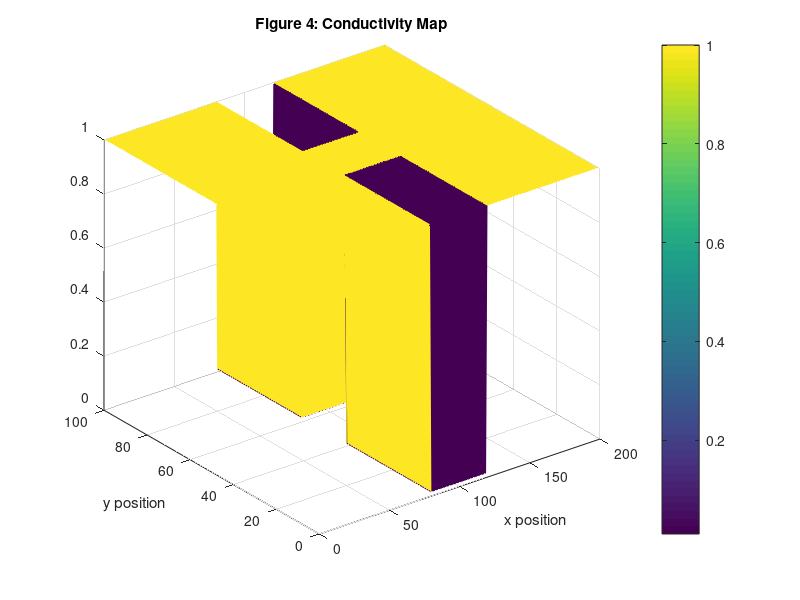

MATLAB code to generate this figure: (Note: this script raises an error after producing the figure.)
function box_potential_2a

% clc;
% clear all;
% close all;

%Program Parameters
nx=200;
ny=100;
V0=1;

%Variables
sigma_box=1e-2;
sigma_main=1;
cMap=ones(ny,nx);
B=zeros(1,nx*ny);
G=sparse(nx*ny,nx*ny);


%Set conductivity map
cMap(:,:)=sigma_main;
cMap(1:40,81:120)=sigma_box;
cMap(61:100,81:120)=sigma_box;

for i=1:nx
    for j=1:ny
        N=j+(i-1)*ny;
        
        if(i==1)%left
            
            %G(N,:)=0;
            G(N,N)=1;
            B(N)=V0;
            
        elseif(i==nx)%right
            
            %G(N,:)=0;
            G(N,N)=1;
            B(N)=0;
            
        elseif(j==1)%bottom
            Nyu=j+1+(i-1)*ny;
            Nxu=j+(i-1+1)*ny;
            Nxd=j+(i-1-1)*ny;
            
            Ryu=(cMap(j,i)+cMap(j+1,i))/2.0;
            Rxu=(cMap(j,i)+cMap(j,i+1))/2.0;
            Rxd=(cMap(j,i)+cMap(j,i-1))/2.0;
            
            %G(N,:)=0;
            G(N,N)=-(Ryu+Rxu+Rxd);
            G(N,Nyu)=Ryu;
            G(N,Nxu)=Rxu;
            G(N,Nxd)=Rxd;
            
            
        elseif(j==ny)%top
            Nyd=j-1+(i-1)*ny;
            Nxu=j+(i-1+1)*ny;
            Nxd=j+(i-1-1)*ny;
            
            Ryd=(cMap(j,i)+cMap(j-1,i))/2.0;
            Rxu=(cMap(j,i)+cMap(j,i+1))/2.0;
            Rxd=(cMap(j,i)+cMap(j,i-1))/2.0;
            
            %G(N,:)=0;
            G(N,N)=-(Ryd+Rxu+Rxd);
            G(N,Nyd)=Ryd;
            G(N,Nxu)=Rxu;
            G(N,Nxd)=Rxd;
            
        else%middle
            Nyu=j+1+(i-1)*ny;
            Nyd=j-1+(i-1)*ny;
            Nxu=j+(i-1+1)*ny;
            Nxd=j+(i-1-1)*ny;

            Ryu=(cMap(j,i)+cMap(j+1,i))/2.0;
            Ryd=(cMap(j,i)+cMap(j-1,i))/2.0;
            Rxu=(cMap(j,i)+cMap(j,i+1))/2.0;
            Rxd=(cMap(j,i)+cMap(j,i-1))/2.0;
            
            %G(N,:)=0;
            G(N,N)=-(Ryu+Ryd+Rxu+Rxd);
            G(N,Nyu)=Ryu;
            G(N,Nyd)=Ryd;
            G(N,Nxu)=Rxu;
            G(N,Nxd)=Rxd;
            
        end
            
            
            
        
    end
end



V=G\B';

for i=1:nx
    for j=1:ny


        N=j+(i-1)*ny;

        Vmat(j,i)=V(N);

    end
end

[Ex,Ey]=gradient(-Vmat);
Emag=sqrt(Ex.^2+Ey.^2);

CurrentLeft=sum(cMap(:,1).*Ex(:,1));
CurrentRight=sum(cMap(:,nx).*Ex(:,nx));

fprintf('The relative current througth the left contact is: %4.5f.\n',CurrentLeft);
fprintf('The relative current througth the right contact is: %4.5f.\n',CurrentRight);

startlabel=3;
figure(startlabel+1);
surf(cMap,'EdgeColor','flat');
title('Figure 4: Conductivity Map');
ylabel('y position');
xlabel('x position');
cb4=colorbar;
cb4.Label.String = '\sigma (S/m)';
view(0,90);


figure(startlabel+2);
%surf(Vmat,'EdgeColor','flat');
contourf(Vmat,30);
title('Figure 5: Voltage Map');
ylabel('y position');
xlabel('x position');
cb6=colorbar;
cb6.Label.String = 'V (V)';
view(0,90);

figure(startlabel+3);
quiver(Ex,Ey);
title('Figure 6: Electric Field Vector Map');
ylabel('y position');
xlabel('x position');
xlim([0 nx]);
ylim([0 ny]);

% figure(startlabel+4);
% surf(Emag);
% title('Electric Field Magnitude Map');
% ylabel('y position');
% xlabel('x position');

figure(startlabel+4);
quiver(cMap.*Ex,cMap.*Ey);
title('Figure 7: Current Density Vector Map');
ylabel('y position');
xlabel('x position');
xlim([0 nx]);
ylim([0 ny]);

end


